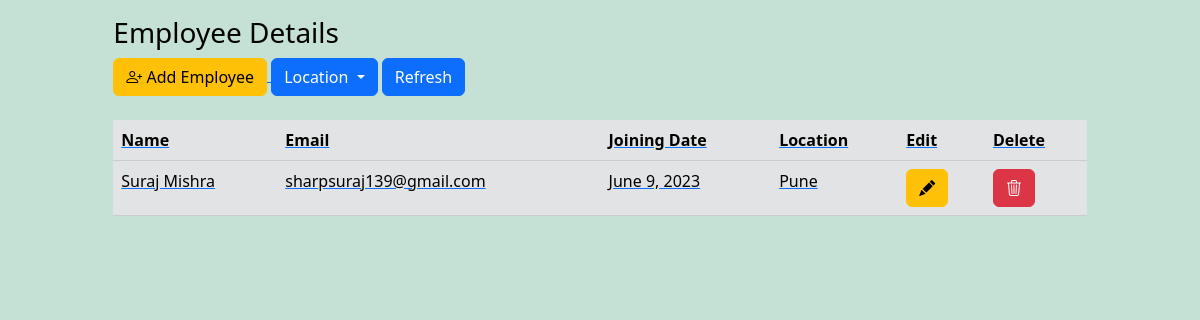
The page /pune/ on the database its author committed.
### employee/models.py (models this page shows)
class Emp(models.Model):
    name=models.CharField(max_length=25)
    email=models.CharField(max_length=25)
    doj=models.DateField()
    location=models.CharField(max_length=25,choices=(("Mumbai",'Mumbai'),("Pune",'Pune'),("Delhi",'Delhi'),("Bangalore",'Bangalore')))
    class Meta:
        db_table="employee"

### employee/views.py (the view)
# urls.py: path('pune/',views.pune),
def pune(request):
    data=Emp.objects.raw("select * from employee where location='Pune'")
    content={'data':data}
    return render(request,'alldata.html',content)

### templates/alldata.html (shortened to what this page needs)
<!doctype html>
<html lang="en">
<head>
    <link rel="stylesheet" href="https://cdn.jsdelivr.net/npm/bootstrap-icons@1.9.1/font/bootstrap-icons.css">
    <link href="https://cdn.jsdelivr.net/npm/bootstrap@5.2.1/dist/css/bootstrap.min.css" rel="stylesheet"
>
</head>
<body class="p-3 mb-2 bg-success p-2 text-dark bg-opacity-25 text-black">
    <div class="col-10 center">
        <div class="">
            <td colspan="">
                <h3>Employee Details</h3>
            </td>
            <td> <a href="/"> <span class="bi bi-person-plus btn btn-warning"> Add Employee</span> </a></td>
            <div class="btn-group" role="group">
                <button type="button" class="btn btn-primary dropdown-toggle" data-bs-toggle="dropdown"
                    aria-expanded="false">
                    Location
                </button>
            </div>
            <td> <a href="/refresh"><button type="button" class="btn btn-primary">Refresh</button>
                <br> <br>
        </div>
        <table class="table table table-secondary table-hover">
            <thead>
                <tr>
                    <th scope="col">Name</th>
                    <th scope="col">Email</th>
                    <th scope="col">Joining Date</th>
                    <th scope="col">Location</th>
                    <th scope="col">Edit</th>
                    <th scope="col">Delete</th>
                </tr>
            </thead>
            {% for d in data %}
            <tr>
                <td scope="col">{{d.name}}</td>
                <td scope="col">{{d.email}}</td>
                <td scope="col">{{d.doj}}</td>
                <td scope="col">{{d.location}}</td>
                <td scope="col"><a class="btn btn-warning" href="/update/{{d.id}}"><i class="bi bi-pencil-fill"></i></a>
                </td>
                <td scope="col"><a class="btn btn-danger" href="/delete/{{d.id}}"><i class="bi bi-trash3"></i></a> </td>
            </tr>
            {% endfor %}
        </table>
    </div>
</body>
</html>

### templates/alldata.html (style rules this page uses)
.center { margin-left: auto; margin-right: auto; }

### rows shown on the page
Emp: name "Suraj Mishra", email "sharpsuraj139@gmail.com", doj "June 9, 2023", location "Pune"
